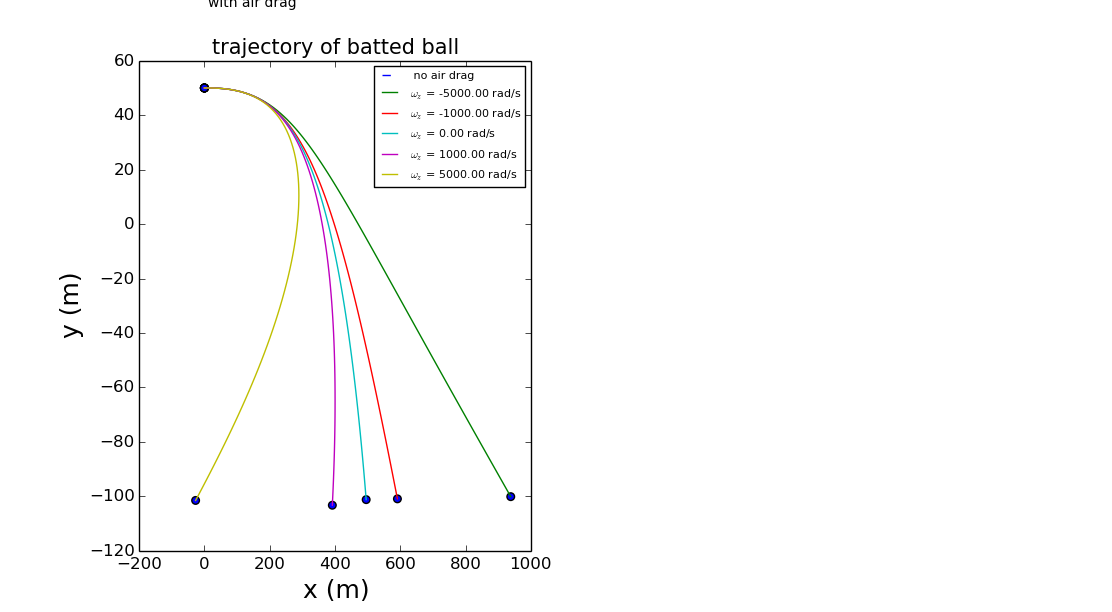

Write Python code to recreate this figure.
import numpy as np # import packages
import math
import mpl_toolkits.mplot3d
import matplotlib.pyplot as plt
# class BASEBALL will compute the trajetory of the baseball with air resistance
# vx0,vy0,vz0: initial velocity of the baseball
# dt: time step size
# omgx,omgy,omgz: the angular velocity
class BASEBALL(object):
    def __init__(self, _vx0, _vy0, _vz0, _dt= 0.1, _omgx=0,_omgy=0,_omgz=0):
        self.vx, self.vy, self.vz= _vx0, _vy0, _vz0
        self.v = math.sqrt(_vx0**2+ _vy0**2+ _vz0**2)
        self.B2= 0.0039+ 0.0058/(1.+math.exp((self.v-35)/5))
        self.S0= 4.1E-4
        self.g= 9.8
        self.dt= _dt
        self.x, self.y, self.z= [0], [50], [0]
        self.omgx, self.omgy, self.omgz= _omgx, _omgy, _omgz
    def calculate(self):
        while True:
            self.x.append(self.vx*self.dt+self.x[-1]) # append coordinates to x,y,z
            self.y.append(self.vy*self.dt+self.y[-1])
            self.z.append(self.vz*self.dt+self.z[-1])
            self.vx, self.vy, self.vz = \
                (-self.B2*self.v*self.vx+ self.S0*self.vy*self.omgz)*self.dt+ self.vx, \
                (-self.g- self.B2*self.v*self.vy+ self.S0*self.vz*self.omgx)*self.dt+ self.vy,\
                (self.S0*self.vx*self.omgy)*self.dt+ self.vz # change the velocity
            self.v= math.sqrt(self.vx**2+self.vy**2+self.vz**2)
            self.B2= 0.0039+ 0.0058/(1.+math.exp((self.v-35)/5))
            if self.y[-1]< -100:
               break
    def graphics(self,_gra, _omgz):
        _gra.plot(self.x, self.y, label=r'$\omega _z$ = %.2f rad/s'%_omgz)
        _gra.scatter([self.x[0],self.x[-1]],[self.y[0],self.y[-1]],s=30)
# class BASEBALL_NONFRIC will compute the trajetory of the baseball WITHOUT air resistance
# where
# vx0,vy0,vz0: initial velocity of the baseball
# dt: time step size
# omgx,omgy,omgz: the angular velocity
class BASEBALL_NONFRIC(BASEBALL):
    def calculate(self):
        while True:
            print self.y
            self.x.append(self.vx*self.dt+self.x[-1]) # append coordinates to x,y,z
            self.y.append(self.vy*self.dt+self.y[-1])
            self.z.append(self.vz*self.dt+self.z[-1])
            self.vx, self.vy, self.vz = \
                self.vx, \
                -self.g*self.dt+ self.vy, \
                self.vz # change the velocity
            if self.y[-1]< 0:
                self.gama= -self.y[-2]/self.y[-1]
                self.x[-1],self.y[-1]= \
                    (self.x[-2]+self.gama*self.x[-1])/(self.gama+1.),0
                break
def graphics(self,_gra,_dt):
    _gra.plot(self.x, self.y, '--',label= 'dt = %.2f s'%_dt)
    _gra.scatter([self.x[0],self.x[-1]],[self.y[0],self.y[-1]],s=30)
# this class give another plotstyle of the trajetory of baseball without air resistance
class BASEBALL_NONFRIC_2(BASEBALL_NONFRIC):
    def graphics(self,_gra,_dt):
        _gra.plot(self.x, self.y, '--',label=' no air drag')
        _gra.scatter([self.x[0],self.x[-1]],[self.y[0],self.y[-1]],s=30)
fig= plt.figure(figsize=(11,6))

ax2= plt.subplot(1,2,1)
comp= BASEBALL_NONFRIC_2(500*0.447, 0, 0., 0.1)
comp.graphics(ax2,0.1)
for omgz in [-5000., -1000.,0, 1000., 5000.]:
    comp= BASEBALL(500*0.447, 0, 0., 0.1, 0, 0, omgz)
    comp.calculate()
    comp.graphics(ax2,omgz)
ax2.set_xlabel('x (m)', fontsize=18)
ax2.set_ylabel('y (m)', fontsize=18)
ax2.set_title('trajectory of batted ball', fontsize=15)

ax2.legend(fontsize=8)
ax2.text(10,80,'with air drag', fontsize= 10)
plt.show(fig)
